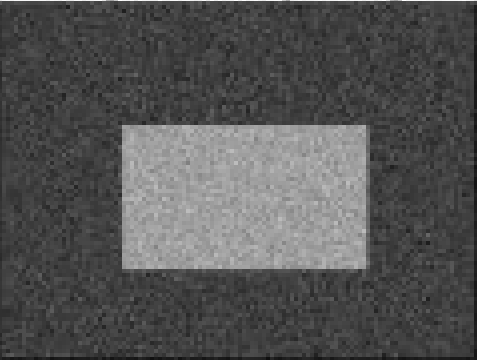
#> input picture noisy.PNG, 477 x 360 px, found by its file name
$ python test15_3.py
#> lines starting #> are read from the running program, lines starting #| are printed output that depends on the picture; after the words box and inside, x2 and y2 are one past the last pixel; in counts of white or black regions, pixels touching at a corner belong together
import cv2
import numpy as np
from matplotlib import pyplot as plt

img1 = cv2.imread('noisy.png',0)
#> img1 is the input picture: shape (360, 477); min 15, max 255, mean 83.6


ret1, th1 = cv2.threshold(img1, 127, 255, cv2.THRESH_BINARY)
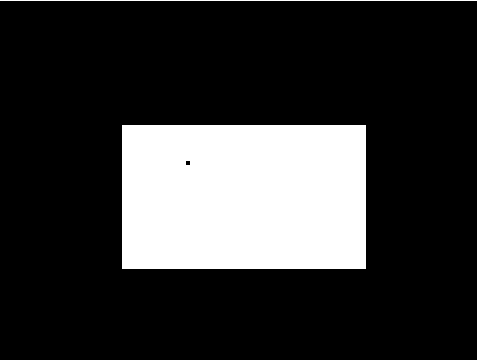
#> th1: shape (360, 477); 20.7% white; 2 white regions, box (x1, y1, x2, y2) and area: (122, 125, 366, 269) 35120, (0, 0, 477, 1) 477

ret2, th2 = cv2.threshold(img1, 0, 255, cv2.THRESH_BINARY+cv2.THRESH_OTSU)
#> th2: shape (360, 477); 20.8% white; 2 white regions, box (x1, y1, x2, y2) and area: (122, 125, 370, 269) 35248, (0, 0, 477, 1) 477
#> ret2 = 111

blur = cv2.GaussianBlur(img1, (5, 5), 0)

ret3, th3 = cv2.threshold(blur, 0, 255, cv2.THRESH_BINARY+cv2.THRESH_OTSU)
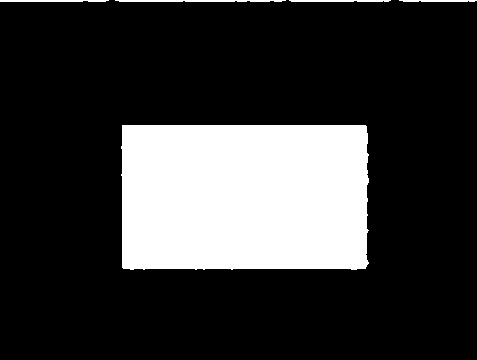
#> th3: shape (360, 477); 21.1% white; 5 white regions, box (x1, y1, x2, y2) and area: (121, 125, 369, 270) 35358, (115, 0, 286, 2) 323, (0, 0, 109, 2) 210, (289, 0, 391, 2) 196, (399, 0, 477, 2) 147
#> ret3 = 110

images = [img1, 0, th1,
          img1, 0, th2,
          blur, 0, th3]
titles = ['original', 'Histogram', 'global(v=127)',
          'original', 'Histogram', "Otsu's",
          'Gaussian', 'Histogram', "Otsu's"]

for i in range(3):
   plt.subplot(3,3,i*3+1), plt.imshow(images[i*3], 'gray')
   plt.title(titles[i*3]),plt.xticks([]),plt.yticks([])
   plt.subplot(3,3,i*3+2), plt.hist(images[i*3].ravel(), 256)
   plt.title(titles[i*3+1]),plt.xticks([]),plt.yticks([])
   plt.subplot(3,3,i*3+3), plt.imshow(images[i*3+2], 'gray')
   plt.title(titles[i*3+2]),plt.xticks([]),plt.yticks([])
plt.show()
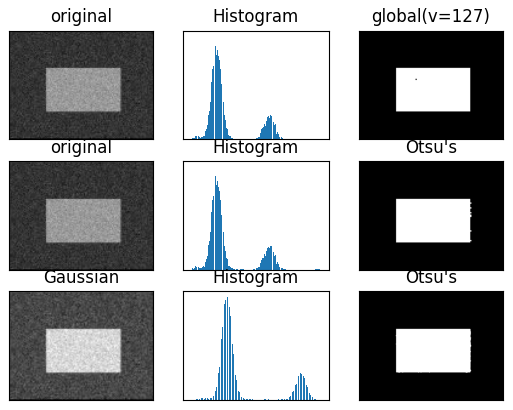
#> figure drawn by matplotlib, 9 panels


while(1):

 # 显示图像
#> (the run stopped early here; a loop or call above may not have finished)

$ run again, with chepai.jpg saved as noisy.PNG
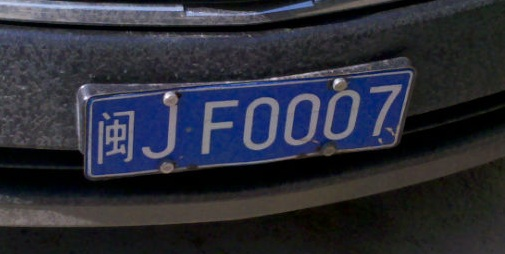
#> input picture chepai.jpg, 505 x 254 px, found by its file name
#> `ret1, th1 = cv2.threshold(img1, 127, 255, cv2.THRESH_BINARY)`:
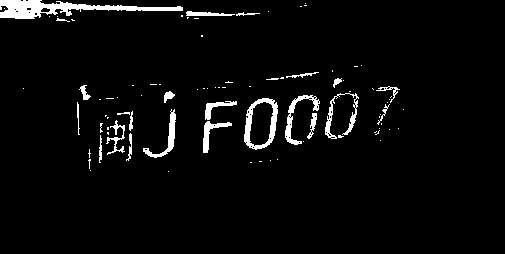
#> th1: shape (254, 505); 3.9% white; 87 white regions (63 under 20 px), largest, box (x1, y1, x2, y2) and area: (0, 0, 183, 19) 1472, (244, 98, 278, 150) 611, (285, 95, 320, 145) 390
#> th2: shape (254, 505); 24.8% white; 173 white regions (146 under 20 px), largest, box (x1, y1, x2, y2) and area: (0, 28, 412, 178) 12751, (0, 186, 338, 227) 6365, (0, 0, 391, 26) 5799
#> ret2 = 61
#> `ret3, th3 = cv2.threshold(blur, 0, 255, cv2.THRESH_BINARY+cv2.THRESH_O..`:
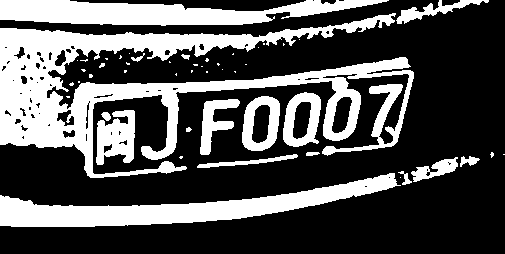
#> th3: shape (254, 505); 32.5% white; 50 white regions (32 under 20 px), largest, box (x1, y1, x2, y2) and area: (0, 13, 414, 178) 20844, (0, 173, 401, 227) 7632, (0, 0, 389, 26) 6244
#> ret3 = 55
